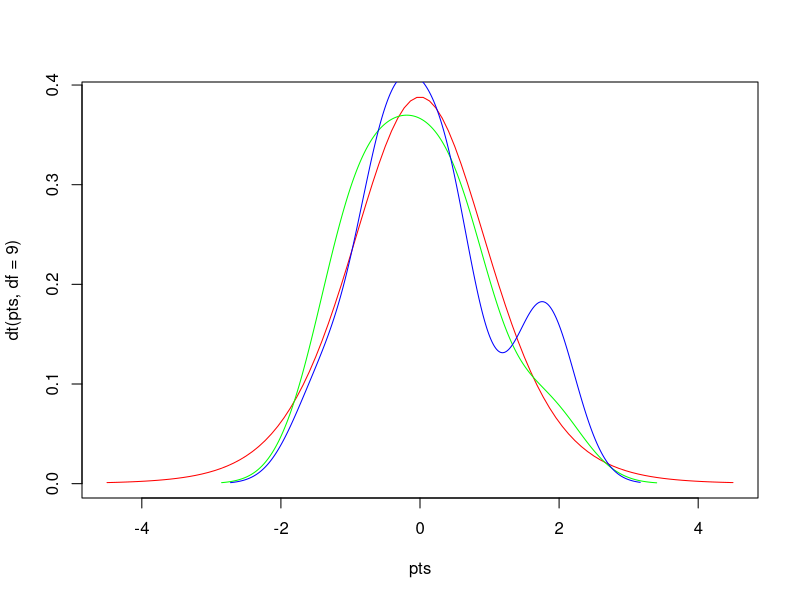

Generate this figure with R:
# Author: Pawar, Date: 08/26/22, Purpose: Calculate T-test on dummy data

# Create some dummy data
x = rnorm(10)
y = rnorm(10)

# Visualize/Plot the points in variables x and y

pts = seq(-4.5,4.5,length=100)
plot(pts,dt(pts,df=9),col='red',type='l')

# Plot x and y points on reference plot
lines(density(x), col='green')
lines(density(y), col='blue')

# Perform T test to check if there is a significant difference between x and y variables
ttest = t.test(x,y)
